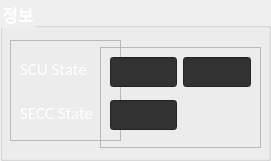
          <widget class="QGroupBox" name="groupBox_5">
           <property name="geometry">
            <rect>
             <x>730</x>
             <y>330</y>
             <width>271</width>
             <height>161</height>
            </rect>
           </property>
           <property name="font">
            <font>
             <family>Calibri</family>
             <pointsize>13</pointsize>
             <weight>75</weight>
             <italic>false</italic>
             <bold>true</bold>
            </font>
           </property>
           <property name="styleSheet">
            <string notr="true">color: white;</string>
           </property>
           <property name="title">
            <string>정보</string>
           </property>
           <widget class="QFrame" name="frame_12">
            <property name="geometry">
             <rect>
              <x>10</x>
              <y>40</y>
              <width>111</width>
              <height>101</height>
             </rect>
            </property>
            <property name="frameShape">
             <enum>QFrame::StyledPanel</enum>
            </property>
            <property name="frameShadow">
             <enum>QFrame::Raised</enum>
            </property>
            <layout class="QVBoxLayout" name="verticalLayout_8">
             <item>
              <widget class="QLabel" name="label_26">
               <property name="font">
                <font>
                 <family>Calibri</family>
                 <pointsize>13</pointsize>
                </font>
               </property>
               <property name="text">
                <string>SCU State</string>
               </property>
              </widget>
             </item>
             <item>
              <widget class="QLabel" name="label_27">
               <property name="font">
                <font>
                 <family>Calibri</family>
                 <pointsize>13</pointsize>
                </font>
               </property>
               <property name="text">
                <string>SECC State</string>
               </property>
              </widget>
             </item>
            </layout>
           </widget>
           <widget class="QFrame" name="frame_13">
            <property name="geometry">
             <rect>
              <x>100</x>
              <y>47</y>
              <width>161</width>
              <height>101</height>
             </rect>
            </property>
            <property name="frameShape">
             <enum>QFrame::StyledPanel</enum>
            </property>
            <property name="frameShadow">
             <enum>QFrame::Raised</enum>
            </property>
            <layout class="QGridLayout" name="gridLayout">
             <item row="0" column="2">
              <widget class="QLineEdit" name="leScuState2">
               <property name="enabled">
                <bool>true</bool>
               </property>
               <property name="font">
                <font>
                 <family>Calibri</family>
                 <pointsize>13</pointsize>
                </font>
               </property>
               <property name="styleSheet">
                <string notr="true">background-color:rgb(50, 50, 50);</string>
               </property>
               <property name="frame">
                <bool>true</bool>
               </property>
               <property name="alignment">
                <set>Qt::AlignCenter</set>
               </property>
               <property name="readOnly">
                <bool>true</bool>
               </property>
              </widget>
             </item>
             <item row="0" column="0">
              <widget class="QLineEdit" name="leScuState1">
               <property name="enabled">
                <bool>true</bool>
               </property>
               <property name="font">
                <font>
                 <family>Calibri</family>
                 <pointsize>13</pointsize>
                </font>
               </property>
               <property name="styleSheet">
                <string notr="true">background-color:rgb(50, 50, 50);</string>
               </property>
               <property name="frame">
                <bool>true</bool>
               </property>
               <property name="alignment">
                <set>Qt::AlignCenter</set>
               </property>
               <property name="readOnly">
                <bool>true</bool>
               </property>
              </widget>
             </item>
             <item row="1" column="0" rowspan="2">
              <widget class="QLineEdit" name="leSeccState">
               <property name="enabled">
                <bool>true</bool>
               </property>
               <property name="font">
                <font>
                 <family>Calibri</family>
                 <pointsize>13</pointsize>
                </font>
               </property>
               <property name="styleSheet">
                <string notr="true">background-color:rgb(50, 50, 50);</string>
               </property>
               <property name="frame">
                <bool>true</bool>
               </property>
               <property name="alignment">
                <set>Qt::AlignCenter</set>
               </property>
               <property name="readOnly">
                <bool>true</bool>
               </property>
              </widget>
             </item>
            </layout>
           </widget>
          </widget>
